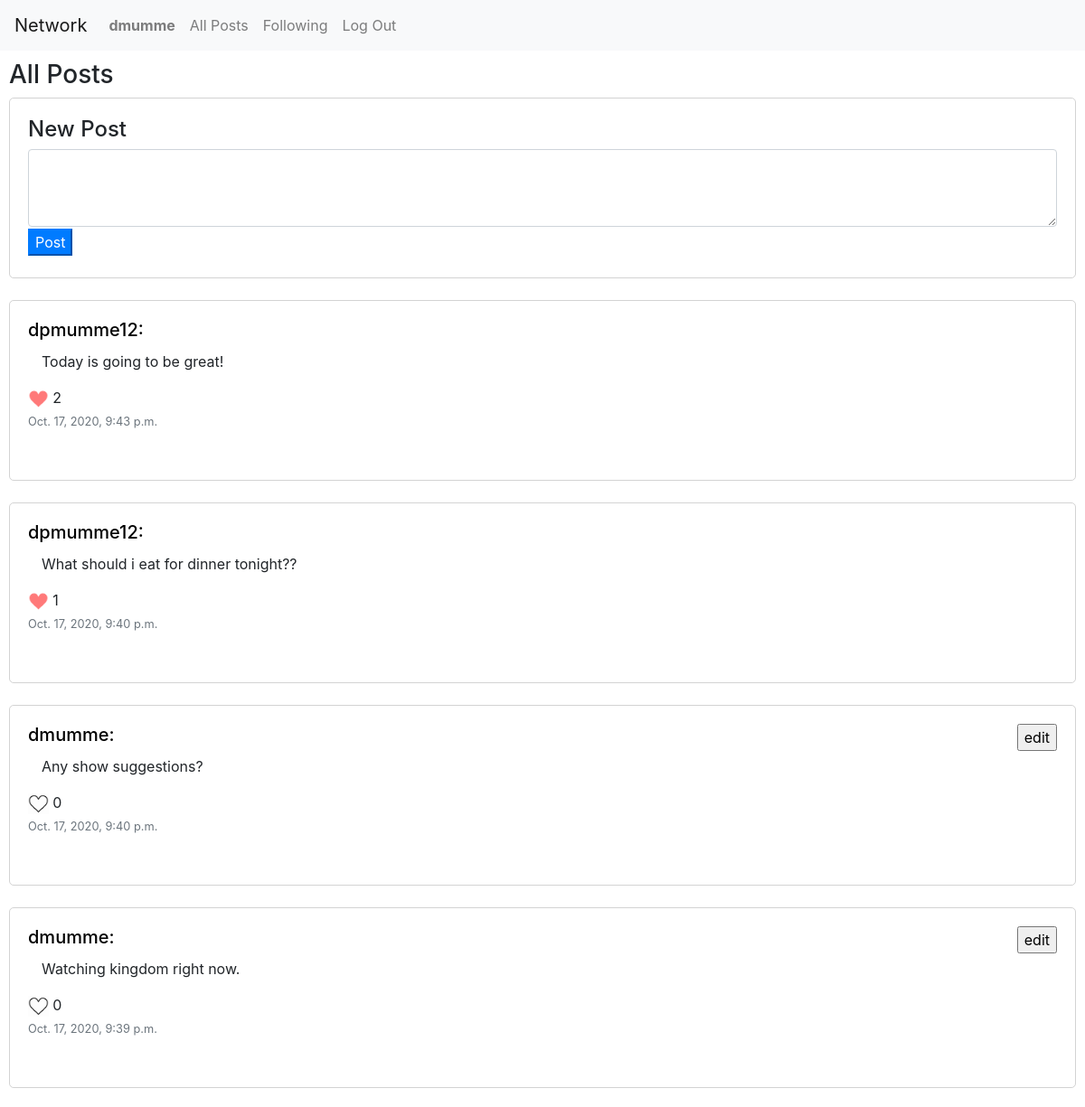
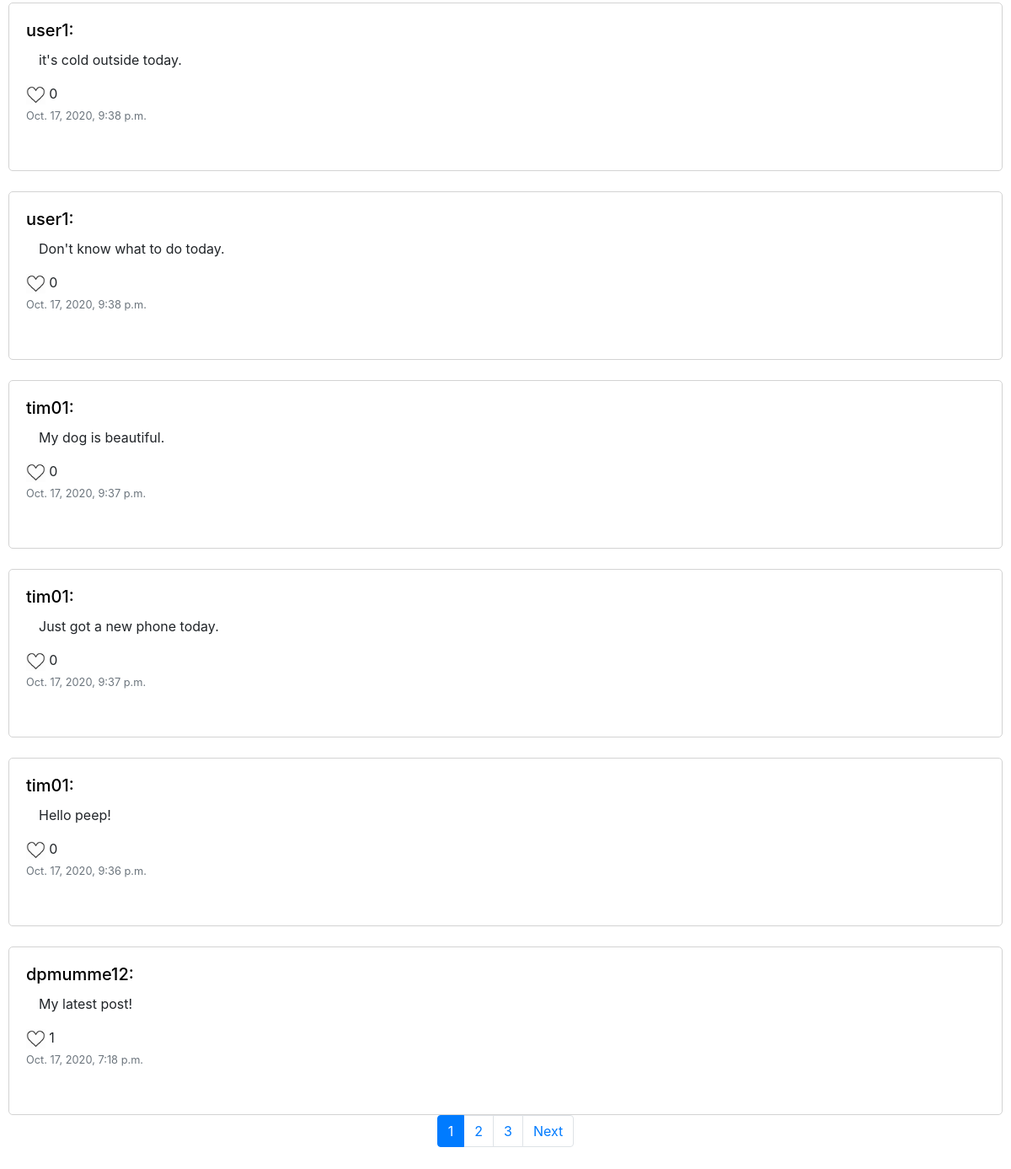
Screenshot of / (signed in) with the database file from the repository (2 pictures, top to bottom).
### network/models.py (models this page shows, shortened)
class User(AbstractUser):
    pass

class post(models.Model):
    user = models.ForeignKey("User", on_delete=models.CASCADE, related_name="post_user")
    body = models.TextField(blank=True)
    likes = models.ManyToManyField("User", blank=True, related_name="post_likes")
    date_posted = models.DateTimeField(auto_now_add = True, blank = True)

### network/views.py (the view)
# urls.py: path("", views.index, name="index"),
def index(request):
    objects = post.objects.all().order_by("-date_posted")
    if (len(objects) <= 10):
        page_obj = objects
    else:
        posts = Paginator(objects, 10)
        page_number = request.GET.get("page")
        page_obj = posts.get_page(page_number)
    return render(request, "network/index.html", {
        "page_obj": page_obj
    })

### network/templates/network/index.html (shortened to what this page needs)
{% extends "network/layout.html" %}
{% block body %}
    <div class="body">
        <div id="main-page">
        <h3>All Posts</h3>
        <div class="post-div">
            <h4>New Post</h4>
            <form method="POST" action="{% url 'new_post' %}">
                <div class="form-group">
                    <textarea class="form-control" id="exampleFormControlTextarea1" rows="3" name="text"></textarea>
                    <button type="submit" class="btn-md btn-primary new-post-btn">Post</button>
                </div>
            </form>
        </div>
        {% for post in page_obj %}
            <br>
            <div class="post-div">
                <div>
                    <h5 style="display: inline;"><a href="{% url 'user_profile' id=post.user.id %}" style="color: black;">{{post.user.username}}:</a></h5>
                    {% if post.user == user %}
                        <div style="display: inline; float: right;">
                            <p style="display: inline;"><form onsubmit="edit_post_handle({{post.id}})">
                                <input type="submit" value="edit">
                            </form></p>
                        </div>
                    {% endif %}
                </div>
                <div class="post-body">
                    <p class="body-text" id="post-body-{{post.id}}">{{post.body}}</p>
                    <span>
                        {% if user in post.likes.all %}
                            <img class="like-img" id="post-{{post.id}}" onclick="like_post({{post.id}})" alt="filled in heart icon">
                        {% else %}
                            <img class="like-img" id="post-{{post.id}}" onclick="like_post({{post.id}})" alt="empty heart icon">
                        {% endif %}
                        <span id="post-like-count-{{post.id}}">{{post.likes.count}}</span>
                    </span>
                </div>
                <div class="date-posted">
                    <p class="card-text"><small class="text-muted" style="text-align: right;">{{ post.date_posted }}</small></p>
                </div>
            </div>
        {% endfor %}
        {% if page_obj.paginator.num_pages > 1 %}
        <nav aria-label="Page navigation example">
            <ul class="pagination justify-content-center">
              {% if page_obj.has_previous %}
              <li class="page-item"><a class="page-link" href="?page=1">1</a></li>
              {% else %}
              <li class="page-item active"><a class="page-link" href="?page=1">1</a></li>
              {% endif %}
              {% if page_obj.number == 1 %}
              <li class="page-item"><a class="page-link" href="?page={{ page_obj.next_page_number }}">2</a></li>
              {% elif page_obj.number == page_obj.paginator.num_pages %}
              <li class="page-item"><a class="page-link" href="?page={{ page_obj.previous_page_number }}">{{ page_obj.previous_page_number }}</a></li>
              {% else %}
              <li class="page-item active"><a class="page-link" href="?page={{ page_obj.number }}">{{ page_obj.number }}</a></li>
              {% endif %}
              {% if page_obj.has_next %}
              <li class="page-item"><a class="page-link" href="?page={{ page_obj.paginator.num_pages }} ">{{ page_obj.paginator.num_pages }}</a></li>
              {% else %}
              <li class="page-item active"><a class="page-link" href="?page={{ page_obj.paginator.num_pages }} ">{{ page_obj.paginator.num_pages }}</a></li>
              {% endif %}
              {% if page_obj.has_next %}
              <li class="page-item">
                <a class="page-link" href="?page={{ page_obj.next_page_number }}">Next</a>
              </li>
              {% endif %}
            </ul>
         </nav>
        {% endif %}
        </div>
    </div>
{% endblock %}

### network/templates/network/layout.html (shortened to what this page needs)
{% load static %}
<!DOCTYPE html>
<html lang="en">
    <head>
        <link rel="stylesheet" href="https://stackpath.bootstrapcdn.com/bootstrap/4.4.1/css/bootstrap.min.css">
        <link href="{% static 'network/styles.css' %}" rel="stylesheet">
    </head>
    <body>
        <nav class="navbar navbar-expand-lg navbar-light bg-light">
            <a class="navbar-brand" href="{% url 'index' %}">Network</a>
            <div>
              <ul class="navbar-nav mr-auto">
                {% if user.is_authenticated %}
                    <li class="nav-item">
                        <a class="nav-link" href="{% url 'user_profile' id=user.id %}"><strong>{{ user.username }}</strong></a>
                    </li>
                {% endif %}
                <li class="nav-item">
                  <a class="nav-link" href="{% url 'index' %}">All Posts</a>
                </li>
                {% if user.is_authenticated %}
                    <li class="nav-item">
                        <a class="nav-link" href="{% url 'following' %}">Following</a>
                    </li>
                    <li class="nav-item">
                        <a class="nav-link" href="{% url 'logout' %}">Log Out</a>
                    </li>
                {% endif %}
              </ul>
            </div>
          </nav>
        <div class="body">
            {% block body %}
            {% endblock %}
        </div>
    </body>
</html>

### network/static/network/styles.css (style rules this page uses)
.body { padding: 5px; }
.post-div { padding: 20px; width: 100%; height: 200px; border: 1px solid lightgray; border-radius: 5px; }
.new-post-btn { margin-top: 2px; }
.like-img { height: auto; width: 2%; }
.body-text { margin-left: 15px; margin-top: 10px; }

### rows the page displays
User: username "dmumme"
post: user.username "dpmumme12", body "Today is going to be great!", likes.count "2", date_posted "Oct. 17, 2020, 9:43 p.m."
post: user.username "dpmumme12", body "What should i eat for dinner tonight??", likes.count "1", date_posted "Oct. 17, 2020, 9:40 p.m."
post: user.username "dmumme", body "Any show suggestions?", likes.count "0", date_posted "Oct. 17, 2020, 9:40 p.m."
post: user.username "dmumme", body "Watching kingdom right now.", likes.count "0", date_posted "Oct. 17, 2020, 9:39 p.m."
post: user.username "user1", body "it's cold outside today.", likes.count "0", date_posted "Oct. 17, 2020, 9:38 p.m."
post: user.username "user1", body "Don't know what to do today.", likes.count "0", date_posted "Oct. 17, 2020, 9:38 p.m."
post: user.username "tim01", body "My dog is beautiful.", likes.count "0", date_posted "Oct. 17, 2020, 9:37 p.m."
post: user.username "tim01", body "Just got a new phone today.", likes.count "0", date_posted "Oct. 17, 2020, 9:37 p.m."
post: user.username "tim01", body "Hello peep!", likes.count "0", date_posted "Oct. 17, 2020, 9:36 p.m."
post: user.username "dpmumme12", body "My latest post!", likes.count "1", date_posted "Oct. 17, 2020, 7:18 p.m."

### other values shown
{{ page_obj.paginator.num_pages }} "3"
